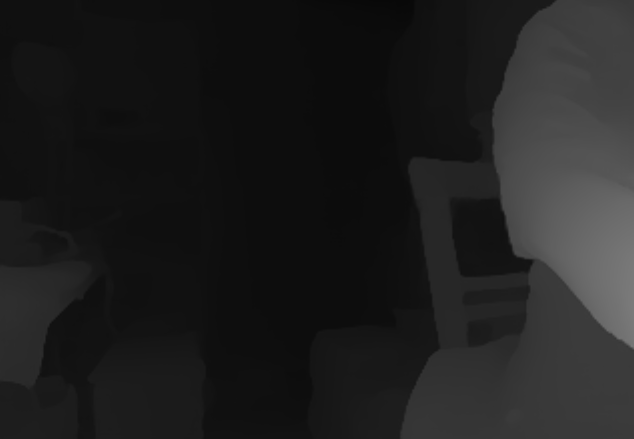
#> input picture camera/movie1 (3).png, 634 x 439 px, found by its file name
$ python disparity_to_3D.py   (older library calls are emulated)
#> lines starting #> are read from the running program, lines starting #| are printed output that depends on the picture
import cv2
from cv2 import CV_8S
import numpy as np
import math
import os
import random
import csv
# imgR = cv2.imread("/home/bj/data/dnn/cfnet_venv/CFNet/datasets/kitti12_15/Kitti/testing/image_3/000010_10.png",cv2.IMREAD_COLOR)
# imgL = cv2.imread("/home/bj/data/dnn/cfnet_venv/CFNet/datasets/kitti12_15/Kitti/testing/image_2/000010_10.png",cv2.IMREAD_COLOR)
img = cv2.imread("/home/bj/data/dnn/BJNet/camera/movie1 (3).png", cv2.IMREAD_COLOR)
#> img is the input picture: shape (439, 634, 3); min 8, max 122, mean 30.7

img = cv2.normalize(img, None, 0, 255, norm_type=cv2.NORM_MINMAX, dtype=cv2.CV_8U)
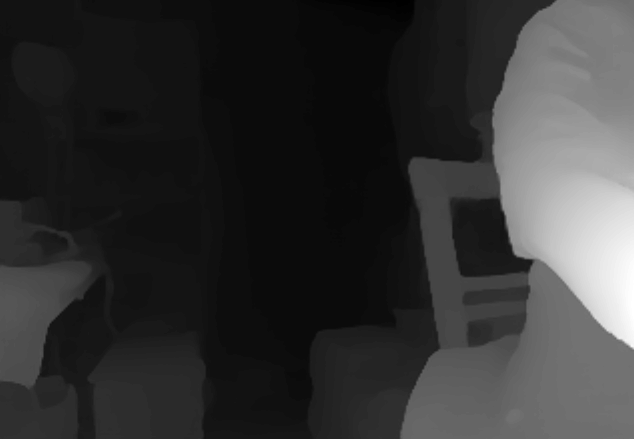
#> img: shape (439, 634, 3); min 0, max 255, mean 50.8

img = cv2.applyColorMap(img , cv2.COLORMAP_JET)
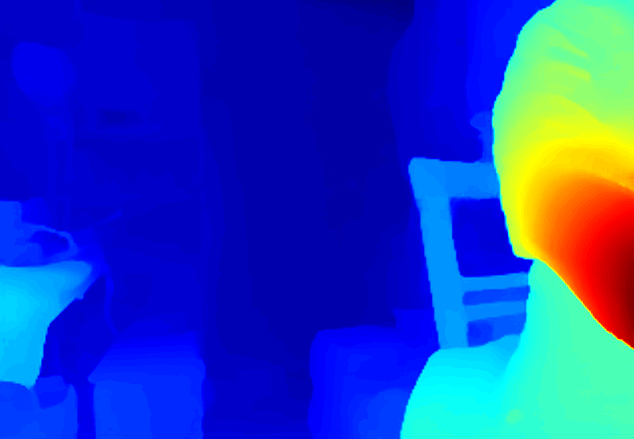
#> img: shape (439, 634, 3); mean B, G, R 189.2, 61.8, 29.5

cv2.imshow('img',img)

cv2.waitKey()
cv2.destroyAllWindows()

$ run again, with camera/000000_10.png copied over camera/movie1 (3).png
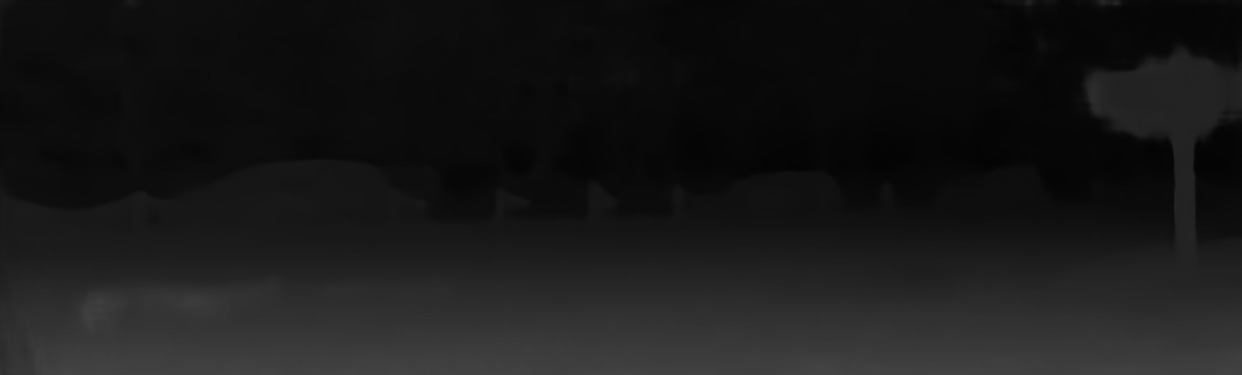
#> input picture camera/000000_10.png, 1242 x 375 px, found by its file name
#> img is the input picture: shape (375, 1242, 3); min 3, max 69, mean 24.6
#> `img = cv2.normalize(img, None, 0, 255, norm_type=cv2.NORM_MINMAX, dtyp..`:
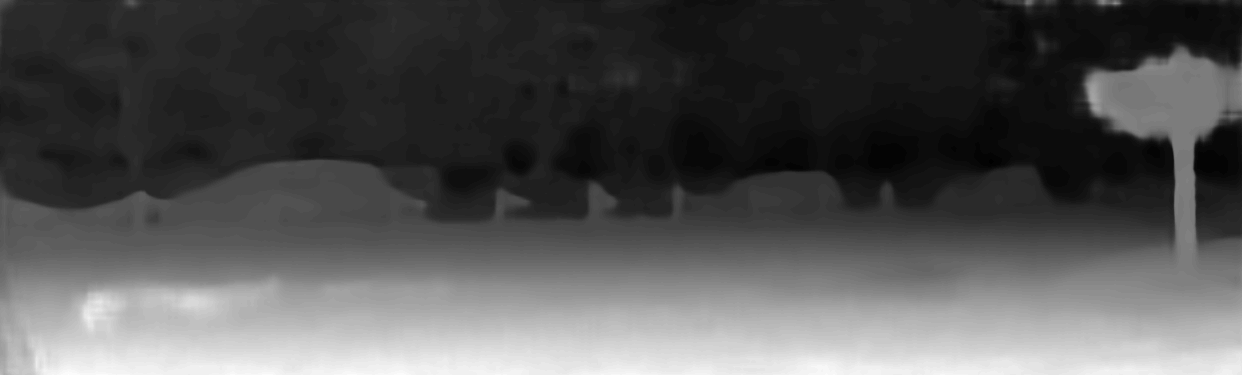
#> img: shape (375, 1242, 3); min 0, max 255, mean 83.4
#> `img = cv2.applyColorMap(img , cv2.COLORMAP_JET)`:
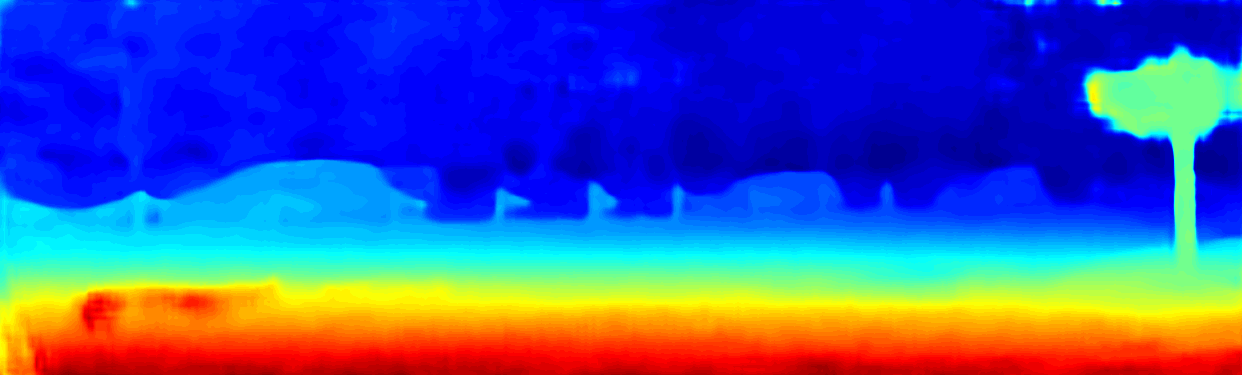
#> img: shape (375, 1242, 3); mean B, G, R 173.3, 86.5, 66.5
